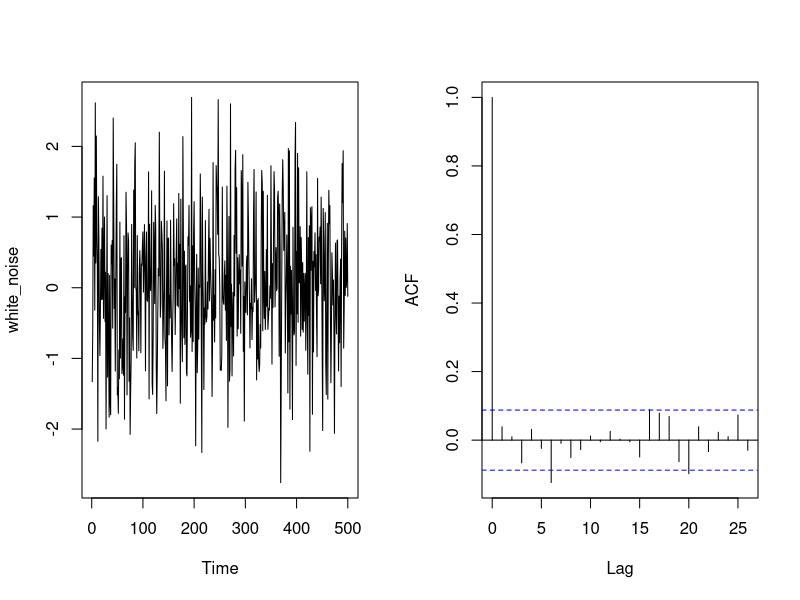

Reproduce this figure in R.
white_noise <- rnorm(500)
white_noise <- ts(white_noise)
par(mfrow=c(1,2))
plot(white_noise, main = " ")
acf(white_noise, main = " ")

Box.test(white_noise, lag = 6)